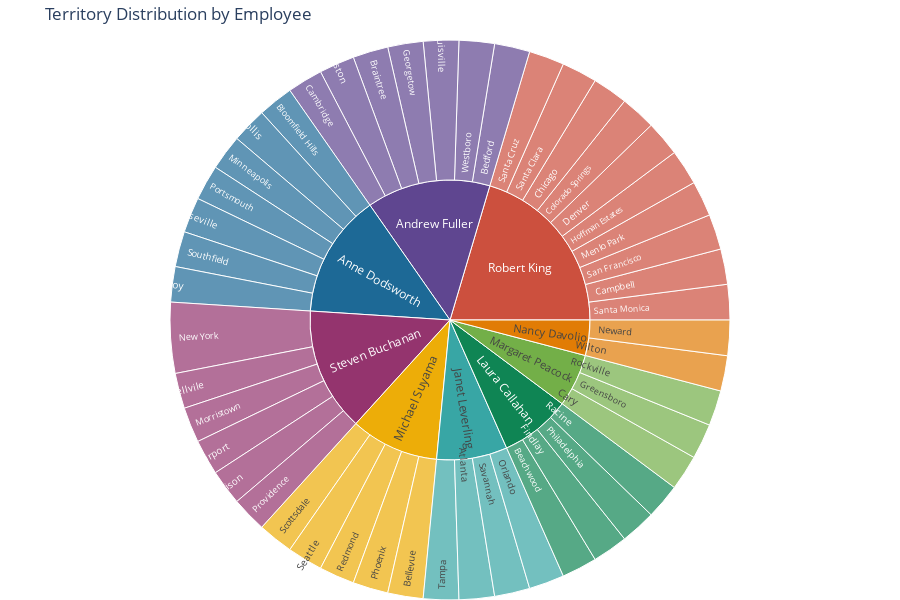

Notebook code for this chart:
### Code cell
import pandas as pd
import plotly.express as px
from IPython.display import display, Markdown
import os



try:
    CURRENT_DIR = os.path.dirname(os.path.abspath(__file__))
except NameError:
    CURRENT_DIR = os.getcwd()

if 'notebooks' in CURRENT_DIR: 
    BASE_DIR = os.path.dirname(CURRENT_DIR)
else: 
    BASE_DIR = CURRENT_DIR

RAW_DIR = os.path.join(BASE_DIR, 'data', 'raw')

try:
 
    raw_emp_terr = pd.read_csv(os.path.join(RAW_DIR, 'sql_employeeterritories.csv'))
    raw_terr = pd.read_csv(os.path.join(RAW_DIR, 'sql_territories.csv'))
    
   
    raw_region = pd.read_csv(os.path.join(RAW_DIR, 'sql_region.csv'))

   
    raw_emp_terr.columns = [c.lower().strip() for c in raw_emp_terr.columns]
    raw_terr.columns = [c.lower().strip() for c in raw_terr.columns]
    raw_region.columns = [c.lower().strip() for c in raw_region.columns]

   
    emp_geo = pd.merge(dim_emp, raw_emp_terr, left_on='bk_employee_id', right_on='employeeid', how='inner')
    
   
    emp_geo = pd.merge(emp_geo, raw_terr, on='territoryid', how='inner')
    
    emp_geo = pd.merge(emp_geo, raw_region, on='regionid', how='inner')


    split_view = emp_geo[['Employee_name', 'emp_title', 'regiondescription', 'territorydescription']].copy()
    split_view.columns = ['Employee Name', 'Title', 'Region', 'Territory']
    
    split_view = split_view.sort_values(by=['Employee Name', 'Territory'])

    
    fig = px.sunburst(
        split_view, 
        path=['Employee Name', 'Territory'], 
        title="Territory Distribution by Employee",
        color='Employee Name', 
      
        color_discrete_sequence=px.colors.qualitative.Prism 
    )
    
    fig.update_layout(height=600, margin=dict(t=40, l=0, r=0, b=0))
    fig.show()

except Exception as e:
    print(f"Could not load territory details: {e}")
    print("Ensure you extracted 'sql_employeeterritories.csv' and 'sql_territories.csv'.")

### Figure 1 — Plotly figure (JSON) as saved in the notebook; plotly's stock layout.template omitted (floating-point values rounded to 4 significant figures)
{"data": [{"branchvalues": "total", "customdata": [["Andrew Fuller"], ["Andrew Fuller"], ["Andrew Fuller"], ["Andrew Fuller"], ["Andrew Fuller"], ["Andrew Fuller"], ["Andrew Fuller"], ["Andrew Fuller"], ["Anne Dodsworth"], ["Anne Dodsworth"], ["Anne Dodsworth"], ["Anne Dodsworth"], ["Anne Dodsworth"], ["Anne Dodsworth"], ["Anne Dodsworth"], ["Anne Dodsworth"], ["Janet Leverling"], ["Janet Leverling"], ["Janet Leverling"], ["Janet Leverling"], ["Janet Leverling"], ["Laura Callahan"], ["Laura Callahan"], ["Laura Callahan"], ["Laura Callahan"], ["Laura Callahan"], ["Margaret Peacock"], ["Margaret Peacock"], ["Margaret Peacock"], ["Margaret Peacock"], ["Michael Suyama"], ["Michael Suyama"], ["Michael Suyama"], ["Michael Suyama"], ["Michael Suyama"], ["Michael Suyama"], ["Nancy Davolio"], ["Nancy Davolio"], ["Nancy Davolio"], ["Robert King"], ["Robert King"], ["Robert King"], ["Robert King"], ["Robert King"], ["Robert King"], ["Robert King"], ["Robert King"], ["Robert King"], ["Robert King"], ["Robert King"], ["Steven Buchanan"], ["Steven Buchanan"], ["Steven Buchanan"], ["Steven Buchanan"], ["Steven Buchanan"], ["Steven Buchanan"], ["Steven Buchanan"]], "domain": {"x": [0, 1], "y": [0, 1]}, "hovertemplate": "labels=%{label}<br>count=%{value}<br>parent=%{parent}<br>id=%{id}<br>Employee Name=%{customdata[0]}<extra></extra>", "ids": ["Andrew Fuller/Bedford                                           ", "Andrew Fuller/Westboro                                          ", "Andrew Fuller/Louisville                                        ", "Andrew Fuller/Georgetow                                         ", "Andrew Fuller", "Andrew Fuller/Braintree                                         ", "Andrew Fuller/Boston                                            ", "Andrew Fuller/Cambridge                                         ", "Anne Dodsworth/Bloomfield Hills                                  ", "Anne Dodsworth/Hollis                                            ", "Anne Dodsworth/Minneapolis                                       ", "Anne Dodsworth/Portsmouth                                        ", "Anne Dodsworth/Roseville                                         ", "Anne Dodsworth/Southfield                                        ", "Anne Dodsworth/Troy                                              ", "Anne Dodsworth", "Janet Leverling", "Janet Leverling/Tampa                                             ", "Janet Leverling/Atlanta                                           ", "Janet Leverling/Savannah                                          ", "Janet Leverling/Orlando                                           ", "Laura Callahan/Beachwood                                         ", "Laura Callahan/Findlay                                           ", "Laura Callahan/Philadelphia                                      ", "Laura Callahan/Racine                                            ", "Laura Callahan", "Margaret Peacock/Cary                                              ", "Margaret Peacock/Greensboro                                        ", "Margaret Peacock/Rockville                                         ", "Margaret Peacock", "Michael Suyama", "Michael Suyama/Scottsdale                                        ", "Michael Suyama/Seattle                                           ", "Michael Suyama/Redmond                                           ", "Michael Suyama/Phoenix                                           ", "Michael Suyama/Bellevue                                          ", "Nancy Davolio/Wilton                                            ", "Nancy Davolio", "Nancy Davolio/Neward                                            ", "Robert King", "Robert King/Santa Monica                                      ", "Robert King/Campbell                                          ", "Robert King/San Francisco                                     ", "Robert King/Menlo Park                                        ", "Robert King/Hoffman Estates                                   ", "Robert King/Denver                                            ", "Robert King/Colorado Springs                                  ", "Robert King/Chicago                                           ", "Robert King/Santa Clara                                       ", "Robert King/Santa Cruz                                        ", "Steven Buchanan/Mellvile                                          ", "Steven Buchanan/New York                                          ", "Steven Buchanan/Morristown                                        ", "Steven Buchanan/Fairport                                          ", "Steven Buchanan/Edison                                            ", "Steven Buchanan/Providence                                        ", "Steven Buchanan"], "labels": ["Bedford                                           ", "Westboro                                          ", "Louisville                                        ", "Georgetow                                         ", "Andrew Fuller", "Braintree                                         ", "Boston                                            ", "Cambridge                                         ", "Bloomfield Hills                                  ", "Hollis                                            ", "Minneapolis                                       ", "Portsmouth                                        ", "Roseville                                         ", "Southfield                                        ", "Troy                                              ", "Anne Dodsworth", "Janet Leverling", "Tampa                                             ", "Atlanta                                           ", "Savannah                                          ", "Orlando                                           ", "Beachwood                                         ", "Findlay                                           ", "Philadelphia                                      ", "Racine                                            ", "Laura Callahan", "Cary                                              ", "Greensboro                                        ", "Rockville                                         ", "Margaret Peacock", "Michael Suyama", "Scottsdale                                        ", "Seattle                                           ", "Redmond                                           ", "Phoenix                                           ", "Bellevue                                          ", "Wilton                                            ", "Nancy Davolio", "Neward                                            ", "Robert King", "Santa Monica                                      ", "Campbell                                          ", "San Francisco                                     ", "Menlo Park                                        ", "Hoffman Estates                                   ", "Denver                                            ", "Colorado Springs                                  ", "Chicago                                           ", "Santa Clara                                       ", "Santa Cruz                                        ", "Mellvile                                          ", "New York                                          ", "Morristown                                        ", "Fairport                                          ", "Edison                                            ", "Providence                                        ", "Steven Buchanan"], "marker": {"colors": ["rgb(95, 70, 144)", "rgb(95, 70, 144)", "rgb(95, 70, 144)", "rgb(95, 70, 144)", "rgb(95, 70, 144)", "rgb(95, 70, 144)", "rgb(95, 70, 144)", "rgb(95, 70, 144)", "rgb(29, 105, 150)", "rgb(29, 105, 150)", "rgb(29, 105, 150)", "rgb(29, 105, 150)", "rgb(29, 105, 150)", "rgb(29, 105, 150)", "rgb(29, 105, 150)", "rgb(29, 105, 150)", "rgb(56, 166, 165)", "rgb(56, 166, 165)", "rgb(56, 166, 165)", "rgb(56, 166, 165)", "rgb(56, 166, 165)", "rgb(15, 133, 84)", "rgb(15, 133, 84)", "rgb(15, 133, 84)", "rgb(15, 133, 84)", "rgb(15, 133, 84)", "rgb(115, 175, 72)", "rgb(115, 175, 72)", "rgb(115, 175, 72)", "rgb(115, 175, 72)", "rgb(237, 173, 8)", "rgb(237, 173, 8)", "rgb(237, 173, 8)", "rgb(237, 173, 8)", "rgb(237, 173, 8)", "rgb(237, 173, 8)", "rgb(225, 124, 5)", "rgb(225, 124, 5)", "rgb(225, 124, 5)", "rgb(204, 80, 62)", "rgb(204, 80, 62)", "rgb(204, 80, 62)", "rgb(204, 80, 62)", "rgb(204, 80, 62)", "rgb(204, 80, 62)", "rgb(204, 80, 62)", "rgb(204, 80, 62)", "rgb(204, 80, 62)", "rgb(204, 80, 62)", "rgb(204, 80, 62)", "rgb(148, 52, 110)", "rgb(148, 52, 110)", "rgb(148, 52, 110)", "rgb(148, 52, 110)", "rgb(148, 52, 110)", "rgb(148, 52, 110)", "rgb(148, 52, 110)"]}, "name": "", "parents": ["Andrew Fuller", "Andrew Fuller", "Andrew Fuller", "Andrew Fuller", "", "Andrew Fuller", "Andrew Fuller", "Andrew Fuller", "Anne Dodsworth", "Anne Dodsworth", "Anne Dodsworth", "Anne Dodsworth", "Anne Dodsworth", "Anne Dodsworth", "Anne Dodsworth", "", "", "Janet Leverling", "Janet Leverling", "Janet Leverling", "Janet Leverling", "Laura Callahan", "Laura Callahan", "Laura Callahan", "Laura Callahan", "", "Margaret Peacock", "Margaret Peacock", "Margaret Peacock", "", "", "Michael Suyama", "Michael Suyama", "Michael Suyama", "Michael Suyama", "Michael Suyama", "Nancy Davolio", "", "Nancy Davolio", "", "Robert King", "Robert King", "Robert King", "Robert King", "Robert King", "Robert King", "Robert King", "Robert King", "Robert King", "Robert King", "Steven Buchanan", "Steven Buchanan", "Steven Buchanan", "Steven Buchanan", "Steven Buchanan", "Steven Buchanan", ""], "type": "sunburst", "values": [1, 1, 1, 1, 7, 1, 1, 1, 1, 1, 1, 1, 1, 1, 1, 7, 4, 1, 1, 1, 1, 1, 1, 1, 1, 4, 1, 1, 1, 3, 5, 1, 1, 1, 1, 1, 1, 2, 1, 10, 1, 1, 1, 1, 1, 1, 1, 1, 1, 1, 1, 2, 1, 1, 1, 1, 7]}], "layout": {"height": 600, "legend": {"tracegroupgap": 0}, "margin": {"b": 0, "l": 0, "r": 0, "t": 40}, "sunburstcolorway": ["rgb(95, 70, 144)", "rgb(29, 105, 150)", "rgb(56, 166, 165)", "rgb(15, 133, 84)", "rgb(115, 175, 72)", "rgb(237, 173, 8)", "rgb(225, 124, 5)", "rgb(204, 80, 62)", "rgb(148, 52, 110)", "rgb(111, 64, 112)", "rgb(102, 102, 102)"], "title": {"text": "Territory Distribution by Employee"}}}
